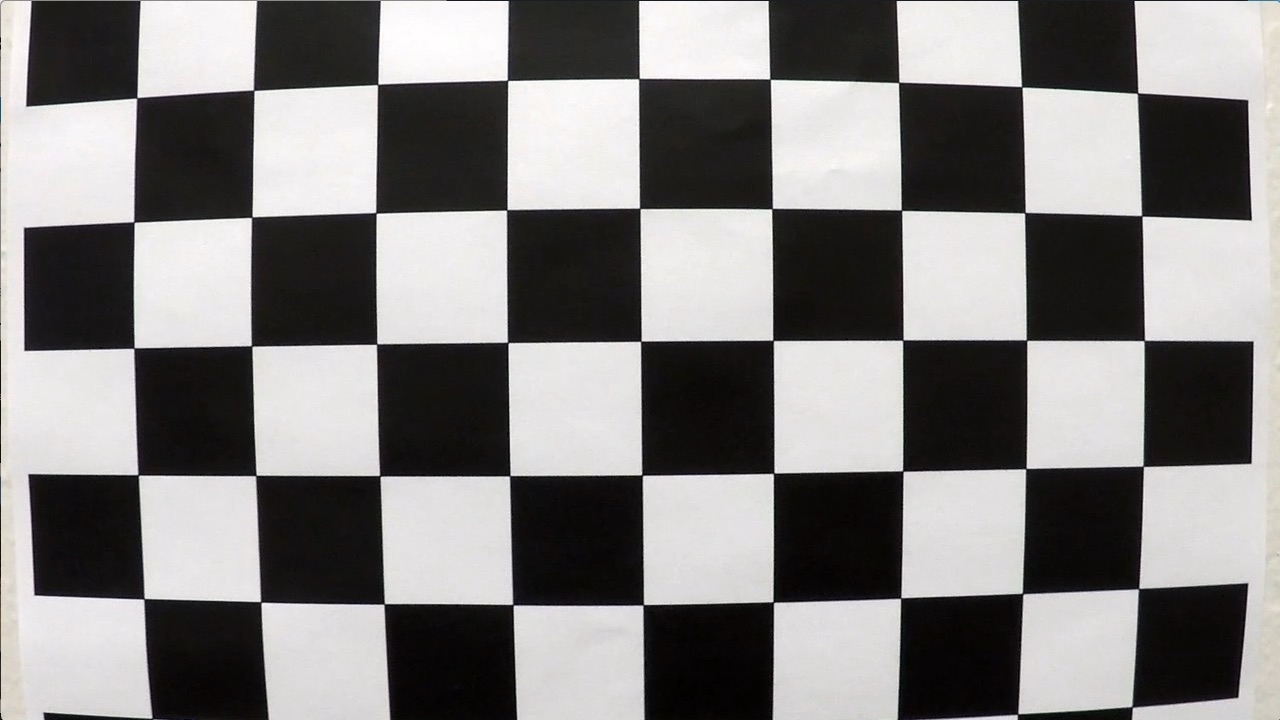
#> input picture camera_cal/calibration1.jpg, 1280 x 720 px; its folder holds 4 pictures in this run
$ jupyter execute 'Advanced Lane Finding.ipynb'   (shell and % lines are left out)
#> lines starting #> are read from the running program, lines starting #| are printed output that depends on the picture; after the words box and inside, x2 and y2 are one past the last pixel; in counts of white or black regions, pixels touching at a corner belong together
# Advanced Lane Finding Project

The goals / steps of this project are the following:

* Compute the camera calibration matrix and distortion coefficients given a set of chessboard images.
* Apply a distortion correction to raw images.
* Use color transforms, gradients, etc., to create a thresholded binary image.
* Apply a perspective transform to rectify binary image ("birds-eye view").
* Detect lane pixels and fit to find the lane boundary.
* Determine the curvature of the lane and vehicle position with respect to center.
* Warp the detected lane boundaries back onto the original image.
* Output visual display of the lane boundaries and numerical estimation of lane curvature and vehicle position.

[cell 1]
import numpy as np
import matplotlib.pyplot as plt
import matplotlib.image as mpimg
import cv2
import glob
import pickle

## Camera Calibration using Chessboard Images

[cell 2]
def camera_cal(nx=9, ny=6):

    # load chessboard images for calibration
#> called with nx = 9, ny = 6
    images = glob.glob('camera_cal/cal*.jpg')

    # Arrays to store object points and image points from images
    objpoints = [] # 3d points in real world space.
    imgpoints = [] # 2d points in image plane.

    # Prepare object points
    objp = np.zeros((6*9, 3), np.float32)
    objp[:, :2] = np.mgrid[0:9, 0:6].T.reshape(-1, 2)

    # Find chessboard corners
    for image in images[:-1]:

        # Load image
        img = mpimg.imread(image)
#> img is the input picture: shape (720, 1280, 3); mean R, G, B 130.1, 128.4, 127.8

        # Convert to grayscale
        gray = cv2.cvtColor(img, cv2.COLOR_RGB2GRAY)

        # Find chessboard corners
        ret, corners = cv2.findChessboardCorners(gray, (9, 6), None)
#> ret = False; corners = None

        # If found, add object points and image points
        if ret:
            imgpoints.append(corners)
            objpoints.append(objp)

    # Load image for calibration
    img = mpimg.imread(images[-1])
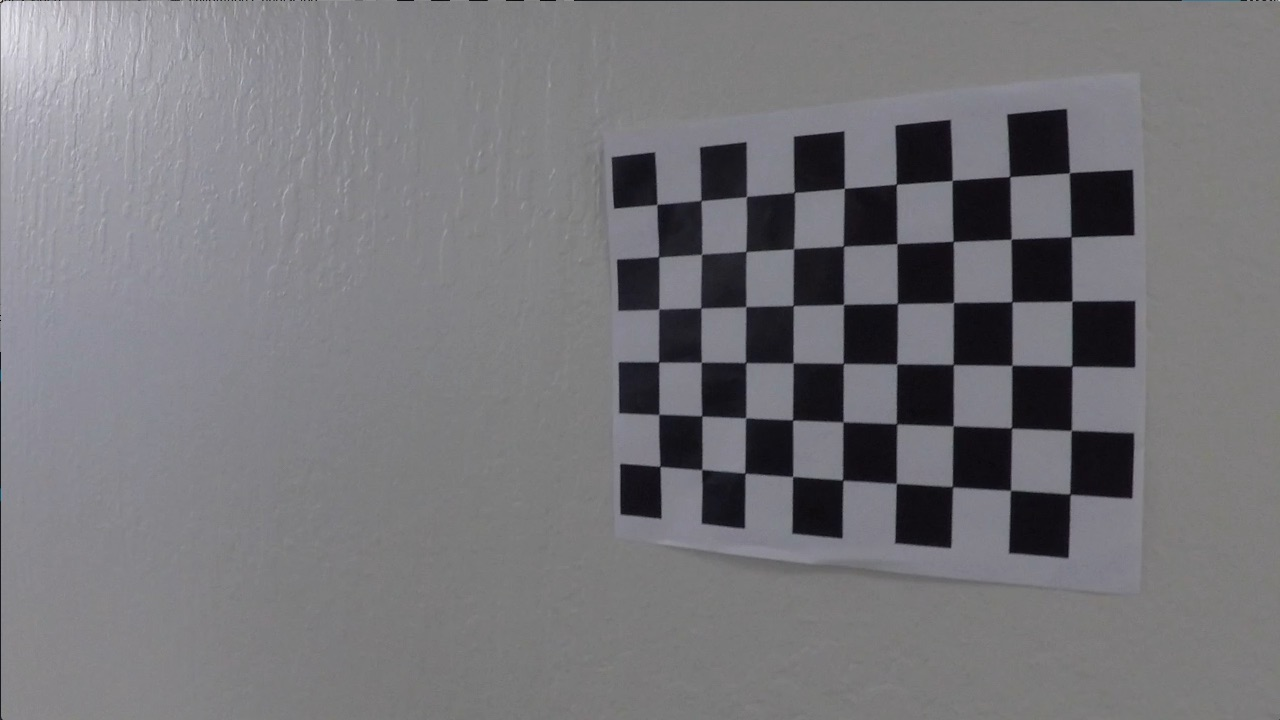
#> input picture camera_cal/calibration12.jpg, 1280 x 720 px
#> img is the input picture: shape (720, 1280, 3); mean R, G, B 118.5, 117.6, 121.6

    # Convert to grayscale
    gray = cv2.cvtColor(img, cv2.COLOR_RGB2GRAY)

    # Calibrate camera using object and image points
    ret, mtx, dist, rvecs, tvecs = cv2.calibrateCamera(objpoints, imgpoints, gray.shape[1::-1], None, None)
#> ret = 0.644; mtx = [[1057.6, 0, 691.1], [0, 1058.6, 278], [0, 0, 1]]; dist = [[-0.322, 0.709, 0.013, 0.00946, -1.02]]; rvecs = ([0.424, -0.236, 0.0488], [-0.024, 0.4, -0.0295]); tvecs = ([-2.48, 1.1, 17.79], [-17.95, -0.401, 29.17])

    # Undistort image
    undist = cv2.undistort(img, mtx, dist, None, mtx)
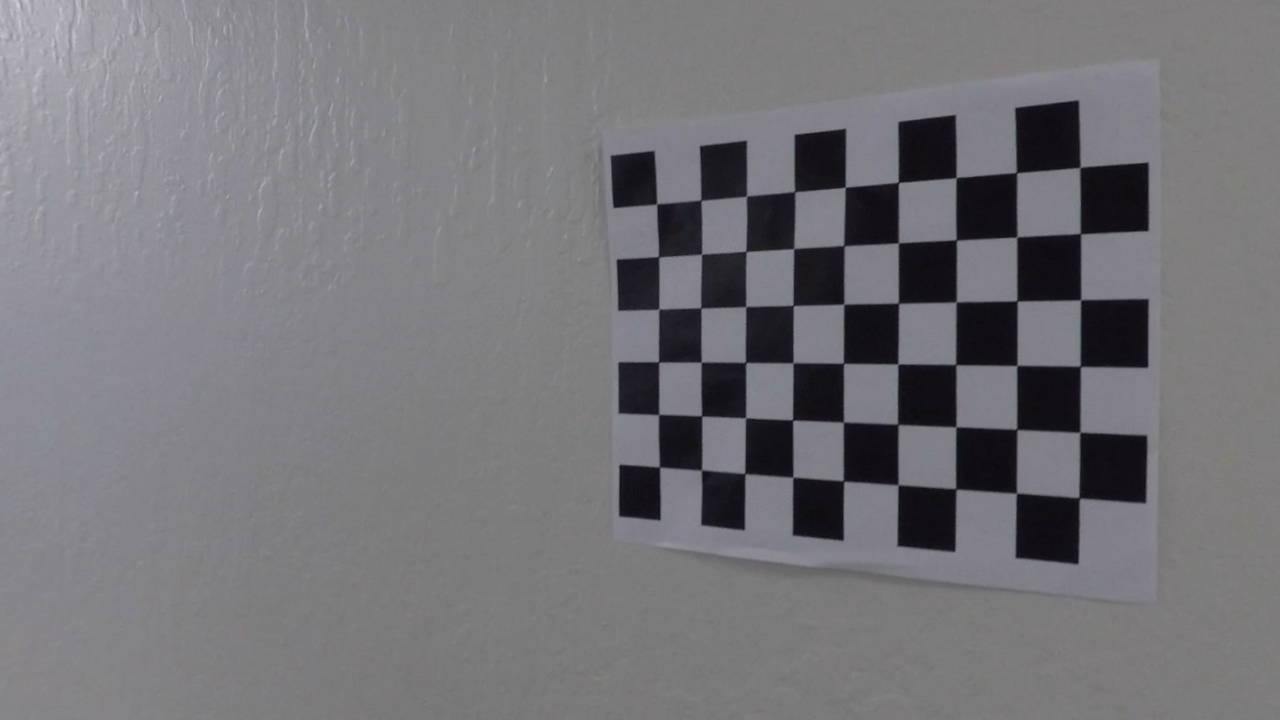
#> undist: shape (720, 1280, 3); mean R, G, B 117.3, 116.4, 120.4

    # Find chessboard corners
    ret, corners = cv2.findChessboardCorners(undist, (9, 6), None)
#> ret = True; corners = 54 rows, first 8: [657.9, 202.4], [701.8, 201.6], [746.5, 196], [793.4, 190.5], [845.3, 187.2], [897.7, 181.6], [954.1, 179.4], [1014.5, 171.7]

    # If found, draw corners and perform perspective transform
    if ret:
        cv2.drawChessboardCorners(undist, (8, 6), corners, ret)
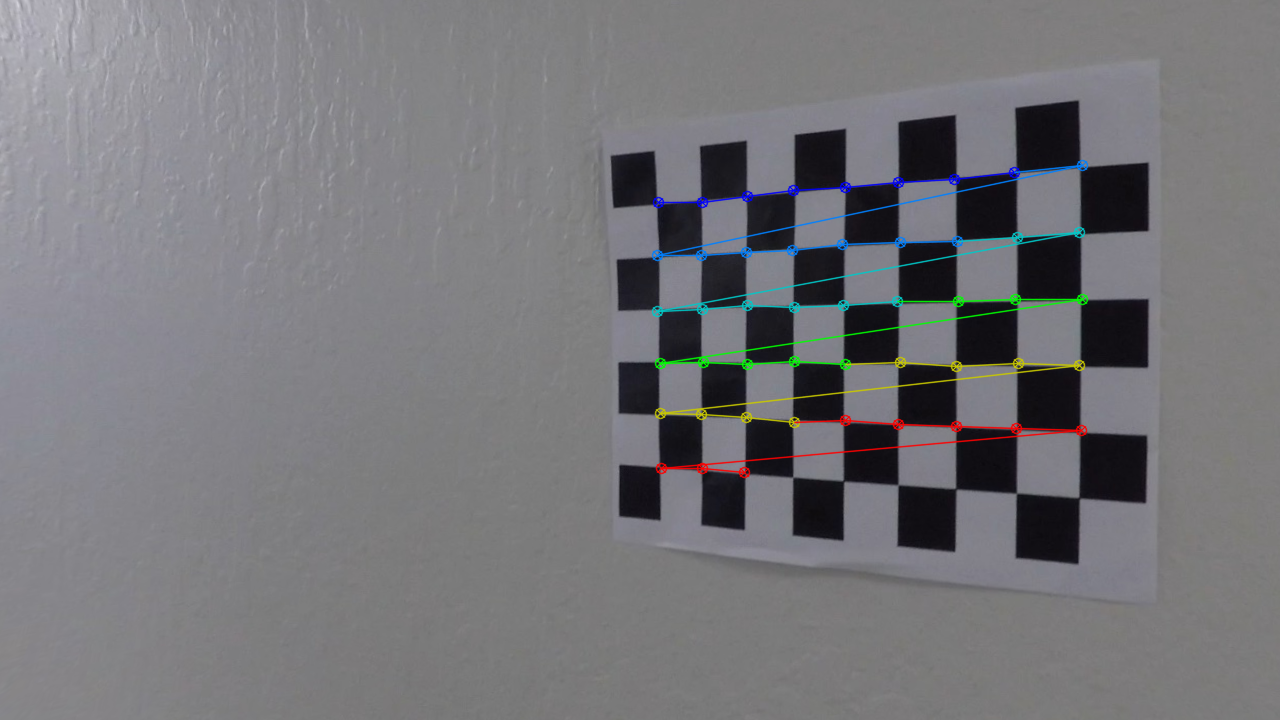
#> undist: shape (720, 1280, 3); 1.81% of pixels changed, all inside (x1, y1, x2, y2) = (651, 159, 1089, 479)

        # Set offset
        offset = 100

        img_size = (undist.shape[1], undist.shape[0])
#> img_size = (1280, 720)

        # Set source points
        src = np.float32([
            corners[0],
            corners[nx-1],
            corners[-1],
            corners[-nx]
        ])
#> src = [[657.9, 202.4], [1081.8, 165.4], [1079.5, 497.5], [660.5, 468.4]]

        # Set destination points
        dst = np.float32([
            [offset, offset],
            [img_size[0]-offset, offset],
            [img_size[0]-offset, img_size[1]-offset],
            [offset, img_size[1]-offset]
        ])

        # Perform perspective transform
        M = cv2.getPerspectiveTransform(src, dst)
#> M = [[5.19, -0.0582, -3244.1], [0.364, 3.09, -704.9], [0.000939, -7.33e-05, 1]]

        # Warp image
        warped = cv2.warpPerspective(undist, M, img_size)
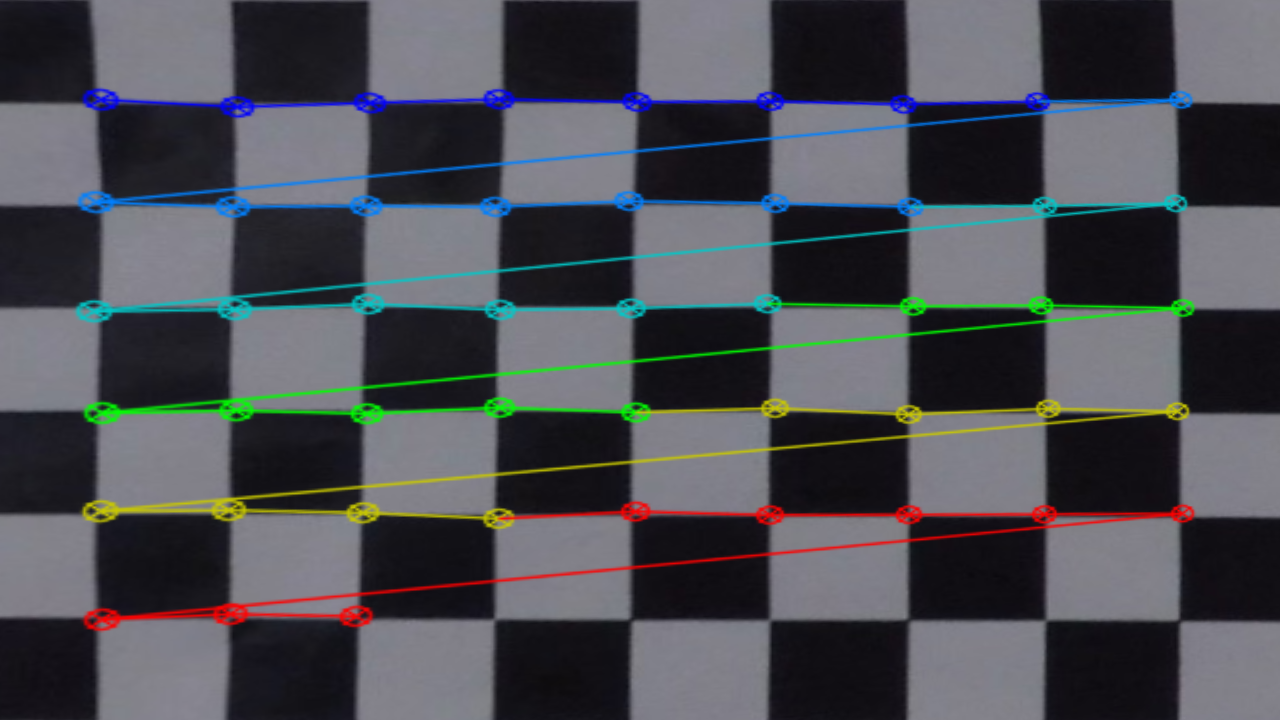
#> warped: shape (720, 1280, 3); mean R, G, B 75.7, 77.1, 83

        return img, warped, M

[cell 3]
img, warped, M = camera_cal()

[cell 4]

f, (ax1, ax2) = plt.subplots(1, 2, figsize=(24, 9))
f.tight_layout()
ax1.imshow(img)
ax1.set_title('Original Image', fontsize=50)
ax2.imshow(warped)
ax2.set_title('Undistorted and Warped Image', fontsize=50)
plt.subplots_adjust(left=.0, right=1, top=0.9, bottom=0.)
